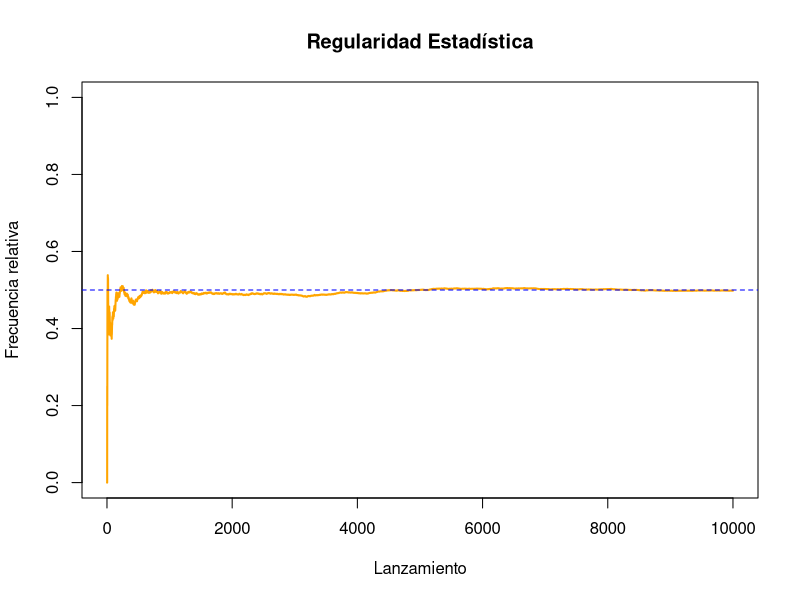
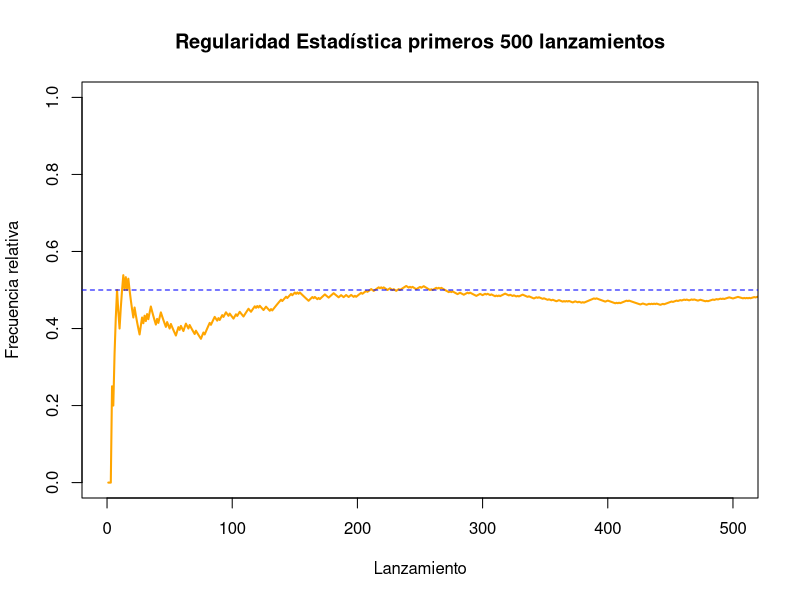

R code for these plots, in order:
#Fijamos una semilla
set.seed(123)

#definimos el numero de ensayos
n_ensayos <- 10000 

#simulamos el lanzamiento de la moneda 10,000 veces
# digamos que 1:cara, 0:cruz
moneda <- sample(c(0,1), n_ensayos, replace = TRUE)

# Contamos cuántas caras salieron
sum_sim <- sum(moneda == 1)

#Probabilidad frecuentista de cara
freq_cara <- cumsum(moneda) / (1:n_ensayos)

# Veamos como es que se van acercado estas simulaciones 
# en distintos tamaños de muestra y los guardamos para graficarlos
simulaciones <- c(
  mean(moneda[1:10]), #primeros 10
  mean(moneda[1:100]), #primeros 100
  mean(moneda[1:1000]), #primeros 1000
  mean(moneda[1:10000]) #todos: 10000 ensayos
)

#Eje X (tamaño de muestra)
x <- c(10, 100, 1000, 10000)

#Graficamos
plot(freq_cara,
     type = "l",
     ylim = c(0,1),
     col = "orange",
     lwd = 2,
     xlab = "Lanzamiento",
     ylab = "Frecuencia relativa",
     main = "Regularidad Estadística")

abline(h = 0.5, lty = 2, col="blue")

# Hacemos un acercamiento a los primeros 1000 resultados 
# para ver como se comporta
plot(freq_cara,
     type= "l",
     ylim = c(0,1),
     xlim = c(0,500),
     col = "orange",
     lwd = 2,
     xlab = "Lanzamiento",
     ylab = "Frecuencia relativa",
     main = "Regularidad Estadística primeros 500 lanzamientos")

abline(h = 0.5, lty = 2, col="blue")
